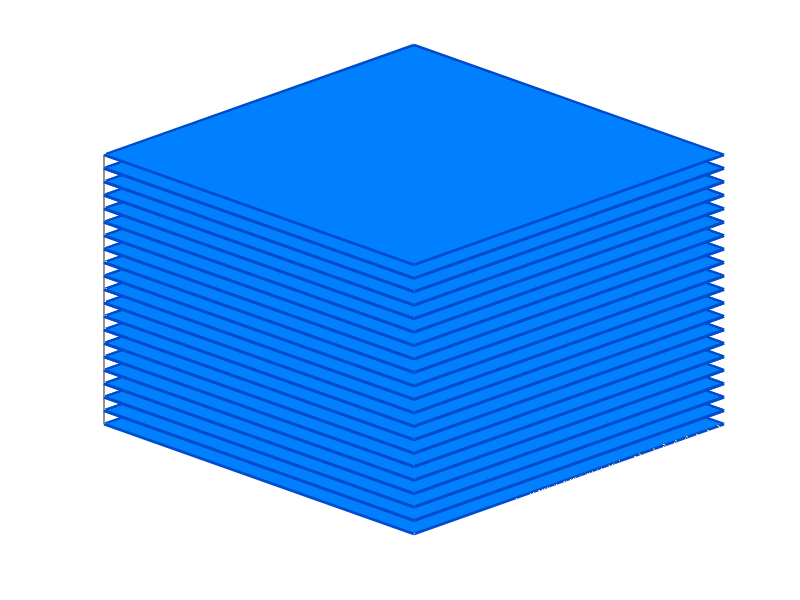

Recreate this plot in MATLAB.
clc;
clearvars;

thickness = 0.2;
layers = 20;
cube_size = 10;
color = [0 0.5 1];
edge_color = [0 0.3 0.8]; % Darker blue for edges
line_width = 2;

hold on;
for i = 1:layers
    z_bottom = (i-1) * thickness;
    z_top = z_bottom + thickness;

    x = [0 cube_size cube_size 0];
    y = [0 0 cube_size cube_size];

    % Bottom face with thin edge
    patch(x, y, [z_bottom z_bottom z_bottom z_bottom], color, ...
          'EdgeColor', edge_color, 'LineWidth', line_width);

    % Top face with thin edge
    patch(x, y, [z_top z_top z_top z_top], color, ...
          'EdgeColor', edge_color, 'LineWidth', line_width);
end

xlim([0, cube_size])
ylim([0, cube_size])
zlim([0, layers * thickness])
set(gca,'XTick',[])
set(gca,'YTick',[])
set(gca,'ZTick',[])
view(45, 30);
% 
% 
% 
% % % % % % % 
% thickness = 0.2;
% layers = 50;
% cube_size = 10;
% color = [0 0.5 1]; % Light blue
% 
% hold on;
% for i = 1:layers
%     z_bottom = (i-1) * thickness;
%     z_top = z_bottom + thickness;
% 
%     % Bottom face (solid fill)
%     x_face = [0 cube_size cube_size 0];
%     y_face = [0 0 cube_size cube_size];
%     fill3(x_face, y_face, [z_bottom z_bottom z_bottom z_bottom], color);
% 
%     % Top face (solid fill)
%     fill3(x_face, y_face, [z_top z_top z_top z_top], color);
% end
% 
% xlim([0, cube_size])
% ylim([0, cube_size])
% zlim([0, layers * thickness])
% set(gca,'XTick',[])
% set(gca,'YTick',[])
% set(gca,'ZTick',[])
% view(45, 30);








% colors = [
%     1 0 0;    % Red
%     1 0.5 0;  % Orange  
%     1 1 0;    % Yellow
%     0 1 0;    % Green
%     0 1 1;    % Cyan
%     0 0 1;    % Blue
%     0.5 0 1;  % Purple
%     1 0 1;    % Magenta
% ];
% 
% alphav = 0.2;
% thickness = 0.1;
% 
% for i = 1:8
%     z_position = (i-1) * thickness;  % Stack them with no gaps
%     plotcube([8 8 thickness], [0 0 z_position], alphav, [1 1 1]);
% end

% % % alphav = 0.3;     % Slightly more opaque
% % % thickness = 0.2; % Very thin layers
% % % layers = 50;     % Many layers
% % % cube_size = 10;
% % % color = [0 0.5 1]; % Light blue
% % % 
% % % for i = 1:layers
% % %     z_position = (i-1) * thickness;
% % %     plotcube([cube_size cube_size thickness], [0 0 z_position], alphav, color);
% % % end
% % % 
% % % total_height = layers * thickness;
% % % xlim([0, cube_size])
% % % ylim([0, cube_size])
% % % zlim([0, total_height])
% % % 
% % % set(gca,'XTick',[])
% % % set(gca,'YTick',[])
% % % set(gca,'ZTick',[])


% % plotcube([8 8 8],[0 0 0],.9,[1 1 0]);
% 
% alphav = .2
% 
% plotcube([8 8 1],[0 0 7],alphav,[1 1 1]);
% plotcube([8 8 1],[0 0 6],alphav,[1 1 1]);
% plotcube([8 8 1],[0 0 5],alphav,[1 1 1]);
% plotcube([8 8 1],[0 0 4],alphav,[1 1 1]);
% plotcube([8 8 1],[0 0 3],alphav,[1 1 1]);
% plotcube([8 8 1],[0 0 2],alphav,[1 1 1]);
% plotcube([8 8 1],[0 0 1],alphav,[1 1 1]);
% plotcube([8 8 1],[0 0 0],alphav,[1 1 1]);
% 
% 
% 
% xlim([0,8])
% set(gca,'XTick',[])
% ylim([0,8])
% set(gca,'YTick',[])
% zlim([0,8])
% set(gca,'ZTick',[])
% 
% view(30,30)

% 
% i = 0:1:2;
% [X Y] = meshgrid(i,i);                         
% x = [X(:) X(:)]';                                
% y = [Y(:) Y(:)]';
% z = [repmat(i(1),1,length(x)); repmat(i(end),1,length(x))];
% col = 'b';
% hold on;
% plot3(x,y,z,col);                                         
% plot3(y,z,x,col);
% plot3(z,x,y,col);
% view(30,30)

% clf
% figure(1)
% for g = 0:1:8
% for i = 0:1:8
% 
%    plot3([g g], [0 8], [i, i])
%    hold on
% end
% end
% 
% for g = 0:1:8
% for i = 0:1:8
% 
%    plot3([0 8], [g g], [i, i])
%    hold on
% end
% end
% 
% for g = 0:1:8
% for i = 0:1:8
% 
%    plot3([i i], [g g], [0 8])
%    hold on
% end
% end

% 
% % 
% clear all 
% close all
% clc
% number = 8
% Nx = number;
% Ny=number;
% Nz=number;
% clf
% hold on
% [i,j]=meshgrid(1:Nx,1:Ny);
% k=zeros(Ny,Nx)+Nz;
% surf(i,j,k)
% [i,k]=meshgrid(1:Nx,1:Nz);
% j=zeros(Nz,Nx)+Ny;
% surf(i,j,k)
% [j,k]=meshgrid(1:Ny,1:Nz);
% i=zeros(Nz,Ny)+Nx;
% surf(i,j,k)
% [i,j]=meshgrid(1:Nx,1:Ny);
% k=zeros(Ny,Nx)+1;
% surf(i,j,k)
% [i,k]=meshgrid(1:Nx,1:Nz);
% j=zeros(Nz,Nx)+1;
% surf(i,j,k)
% [j,k]=meshgrid(1:Ny,1:Nz);
% i=zeros(Nz,Ny)+1;
% surf(i,j,k)
% view(30,30)

% % Size of each cube
% cubeSize = [2 2 2];
% 
% % Loop through 8x8x8 grid
% for x = 1:8
%     for y = 1:8
%         for z = 1:8
%             % Position of the cube
%             pos = [x y z];
% 
%             % Color can be customized or randomized
%             color = [0.8 0.8 0.8];  % light gray
%             alpha = 0.5;            % transparency
% 
%             % Call your plotcube function
%             plotcube(cubeSize, pos, alpha, color);
% 
%         end
%     end
% end
